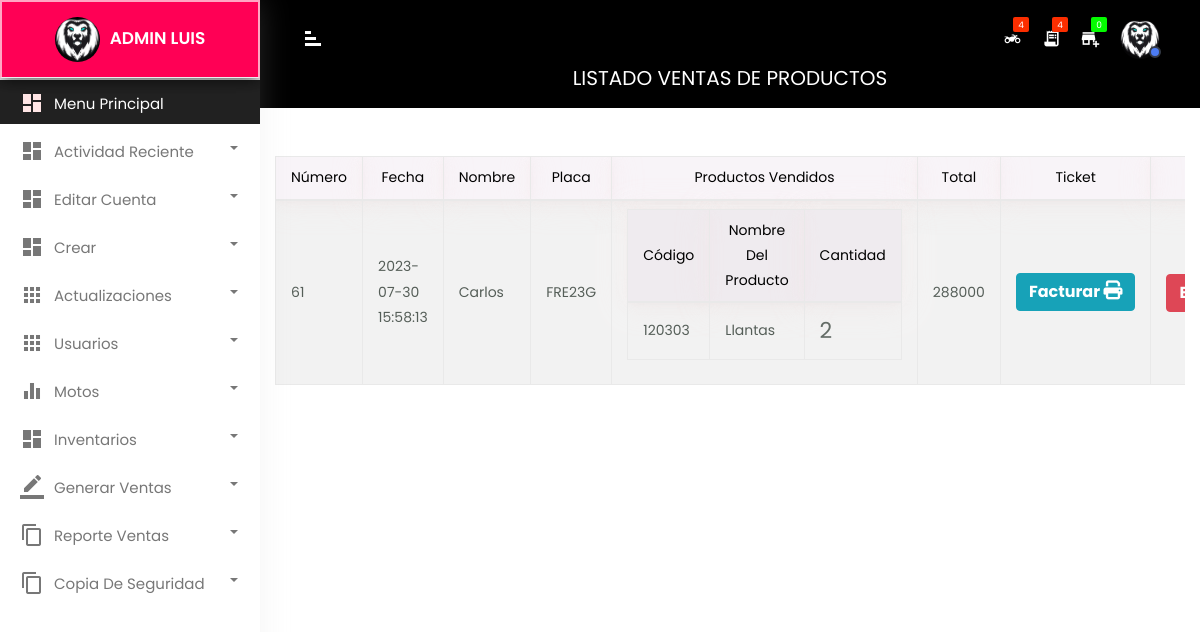
Before: /model/admin/ventas.php (signed in) with the older database file.
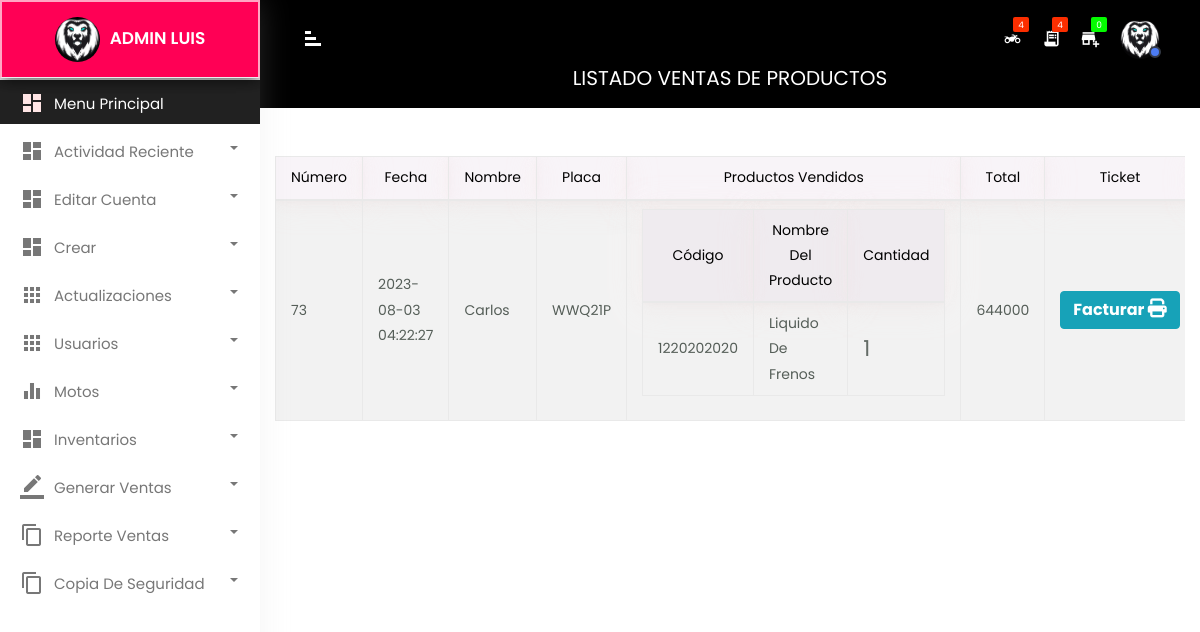
After: the same page with the newer database file.
### tables this page shows
CREATE TABLE `user` (
  `document` int(10) NOT NULL,
  `name` text NOT NULL,
  `surname` text NOT NULL,
  `telephone` varchar(30) NOT NULL,
  `email` varchar(100) NOT NULL,
  `date_user` date NOT NULL,
  `id_type_user` int(2) NOT NULL,
  `id_gender` int(2) NOT NULL,
  `password` varchar(100) NOT NULL,
  `username` varchar(10) NOT NULL,
  `id_state` int(2) NOT NULL,
  `datetime_reg` datetime NOT NULL,
  `confirmacion` int(2) NOT NULL
);

CREATE TABLE `type_user` (
  `id_type_user` int(2) NOT NULL,
  `type_user` text NOT NULL
);

CREATE TABLE `ventas` (
  `id` bigint(20) UNSIGNED NOT NULL,
  `document` int(10) NOT NULL,
  `placa` varchar(6) NOT NULL,
  `fecha` datetime NOT NULL,
  `fecha_fin` datetime NOT NULL,
  `total` decimal(7,0) DEFAULT NULL
);

CREATE TABLE `motorcycles` (
  `placa` varchar(6) NOT NULL,
  `barcode` varchar(255) NOT NULL,
  `km` int(10) NOT NULL,
  `id_modelo` int(3) NOT NULL,
  `id_marca` int(5) UNSIGNED NOT NULL,
  `id_color` int(3) NOT NULL,
  `id_carroceria` int(3) NOT NULL,
  `document` int(10) NOT NULL,
  `id_cilindraje` int(3) NOT NULL,
  `id_combustible` int(3) NOT NULL,
  `id_servicio_moto` int(3) NOT NULL
);

### model/admin/ventas.php (the view, shortened to what this page needs)
<?php
$db = new Database();
$connection = $db->conectar();
$sentencia = $connection->query("SELECT ventas.total, ventas.fecha, ventas.id,user.name,motorcycles.placa,GROUP_CONCAT(	productos.codigo, '..',  productos.name_pro, '..', productos_vendidos.existencia SEPARATOR '__') AS productos FROM ventas INNER JOIN productos_vendidos ON productos_vendidos.id_venta = ventas.id INNER JOIN productos ON productos.id = productos_vendidos.id_producto INNER JOIN user ON user.document=ventas.document INNER JOIN motorcycles ON  motorcycles.placa=ventas.placa GROUP BY ventas.id ORDER BY ventas.id;");
$ventas = $sentencia->fetchAll(PDO::FETCH_OBJ);
$sql = $connection->prepare("SELECT * FROM user,type_user WHERE  username ='" . $_SESSION['usuario'] . "' AND user.id_type_user = type_user.id_type_user");
$sql->execute();
$usua = $sql->fetch(PDO::FETCH_ASSOC);
?>
<!doctype html>
<html lang="en">
<head>
    <link rel="stylesheet" href="bootstrap/css/bootstrap.min.css">
    <link rel="stylesheet" href="main.css">
    <link rel="stylesheet" type="text/css" href="datatables/datatables.min.css" />
    <link rel="stylesheet" type="text/css" href="datatables/DataTables-1.10.18/css/dataTables.bootstrap4.min.css">
    <link rel="stylesheet" href="../../controller/css/custom.css">
    <link rel="stylesheet" href="../../controller/CSS/bootstrap.min.css">
    <link rel="stylesheet" href="../../controller/CSS/custom.css">
    <link rel="stylesheet" href="https://use.fontawesome.com/releases/v5.8.2/css/all.css">
</head>
<body>
    <div class="wrapper">
        <?php
        require_once('menu.php');
        ?>
        <div class="xp-breadcrumbbar text-center">
            <h2 class="page-title"><span>LISTADO VENTAS DE PRODUCTOS </span></h2>
        </div>
    </div>
    </div>
    <div class="container mt-4">
        <div class="row">
            <div class="col-lg-12">
                <div class="table-responsive">
                    <table id="example" class="table table-striped table-bordered" cellspacing="0" width="100%">
                        <thead>
                            <tr>
                                <th>Número</th>
                                <th>Fecha</th>
                                <th>Nombre</th>
                                <th>Placa</th>
                                <th>Productos vendidos</th>
                                <th>Total</th>
                                <th>Ticket</th>
                                <th>Eliminar</th>
                            </tr>
                        </thead>
                        <tbody>
                            <?php foreach ($ventas as $venta) { ?>
                                <tr>
                                    <td><?php echo $venta->id ?></td>
                                    <td><?php echo $venta->fecha ?></td>
                                    <td><?php echo $venta->name ?></td>
                                    <td><?php echo $venta->placa ?></td>
                                    <td>
                                        <table class="table table-bordered">
                                            <thead>
                                                <tr>
                                                    <th>Código</th>
                                                    <th>Nombre del producto</th>
                                                    <th>Cantidad</th>
                                                </tr>
                                            </thead>
                                            <tbody>
                                                <?php foreach (explode("__", $venta->productos) as $productosConcatenados) {
                                                    $producto = explode("..", $productosConcatenados)
                                                ?>
                                                    <tr>
                                                        <td><?php echo $producto[0] ?></td>
                                                        <td><?php echo $producto[1] ?></td>
                                                        <td><?php echo $producto[2] ?></td>
                                                    </tr>
                                                <?php } ?>
                                            </tbody>
                                        </table>
                                    </td>
                                    <td><?php echo $venta->total ?></td>
                                    <td><a class="btn btn-info" href="<?php echo "imprimirTicket.php?id=" . $venta->id ?>" style="color:white;">Facturar <i class="fa fa-print"></i></a></td>
                                    <td><a class="btn btn-danger" href="<?php echo "eliminarVenta.php?id=" . $venta->id ?>" style="color:white;">Eliminar <i class="fa fa-trash"></i></a></td>
                                </tr>
                            <?php } ?>
                        </tbody>
                    </table>
                </div>
            </div>
        </div>
    </div>
    </div>
    <?php
    require_once('formularios_crear.php');
    ?>
</body>
</html>

### model/admin/menu.php (shortened to what this page needs)
<div id="sidebar">
    <div class="sidebar-header">
        <h3><img src="../../controller/image/favicon.png" class="img-fluid" /><span><?php echo $usua['type_user'] ?> <span><?php echo $usua['name'] ?></span></h3>
    </div>
    <ul class="list-unstyled component">
        <li class="active">
            <a href="index.php" class="dashboard"><i class="material-icons">dashboard</i>Menu Principal </a>
        </li>
        <li class="dropdown">
            <a href="#homeSubmen15" data-toggle="collapse" class="dropdown-toggle">
                <i class="material-icons">dashboard</i>Actividad Reciente
            </a>
        </li>
        <li class="dropdown">
            <a href="#homeSubmen20" data-toggle="collapse" class="dropdown-toggle">
                <i class="material-icons">dashboard</i>Editar Cuenta
            </a>
        </li>
        <li class="dropdown">
            <a href="#homeSubmen11" data-toggle="collapse" class="dropdown-toggle">
                <i class="material-icons">dashboard</i>Crear
            </a>
        </li>
        <li class="dropdown">
            <a href="#homeSubmenu25" data-toggle="collapse" aria-expanded="false" class="dropdown-toggle">
                <i class="material-icons">apps</i>Actualizaciones
            </a>
        </li>
        <li class="dropdown">
            <a href="#homeSubmenu2" data-toggle="collapse" aria-expanded="false" class="dropdown-toggle">
                <i class="material-icons">apps</i>Usuarios
            </a>
        </li>
        <li class="dropdown">
            <a href="#homeSubmenu4" data-toggle="collapse" aria-expanded="false" class="dropdown-toggle">
                <i class="material-icons">equalizer</i>Motos
            </a>
        </li>
        <li class="dropdown">
            <a href="#homeSubmen17" data-toggle="collapse" class="dropdown-toggle">
                <i class="material-icons">dashboard</i>Inventarios
            </a>
        </li>
        <li class="dropdown">
            <a href="#homeSubmenu5" data-toggle="collapse" aria-expanded="false" class="dropdown-toggle">
                <i class="material-icons">border_color</i>Generar Ventas
            </a>
        </li>
        <li class="dropdown">
            <a href="#homeSubmenu7" data-toggle="collapse" class="dropdown-toggle">
                <i class="material-icons">content_copy</i>Reporte Ventas
            </a>
        </li>
        <li class="dropdown">
            <a href="#homeSubmenu15" data-toggle="collapse" class="dropdown-toggle">
                <i class="material-icons">content_copy</i>Copia de seguridad
            </a>
        </li>
    </ul>
</div>
<div id="content">
    <div class="top-navbar">
        <div class="xd-topbar">
            <div class="row">
                <div class="col-2 col-md-1 col-lg-1 order-2 order-md-1 align-self-center">
                    <div class="xp-menubar">
                        <span class="material-icons text-white">signal_cellular_alt</span>
                    </div>
                </div>
                <div class="col-md-5 col-lg-3 order-3 order-md-2">
                </div>
                <div class="col-10 col-md-6 col-lg-8 order-1 order-md-3">
                    <div class="xp-profilebar text-right">
                        <nav class="navbar p-0">
                            <ul class="nav navbar-nav flex-row ml-auto">
                                <li class="dropdown nav-item active">
                                    <a class="nav-link" href="#" data-toggle="dropdown">
                                        <span class="material-icons">
                                            <span class="material-symbols-sharp">
                                            </span>
                                        </span>
                                        </span> <span class="notification">4</span>
                                    </a>
                                </li>
                                <li class="dropdown nav-item active">
                                    <a class="nav-link" href="#" data-toggle="dropdown">
                                        <span class="material-icons">
                                            <span class="material-symbols-sharp">
                                            </span>
                                        </span>
                                        </span> <span class="notification">4</span>
                                    </a>
                                </li>
                                <li class="dropdown nav-item active">
                                    <a class="nav-link" href="#" data-toggle="dropdown">
                                        <span class="material-icons">add_business</span>
                                        <?php
                                        $consulta = "SELECT COUNT(*) AS conteo FROM productos WHERE cantidad <= 5";
                                        try {
                                            $resultado = $connection->query($consulta);
                                            $conteo = $resultado->fetch(PDO::FETCH_ASSOC)['conteo'];
                                            if ($conteo) {
                                                echo '<span class="notification vencido">' . $conteo . '</span>';
                                            } else {
                                                echo '<span class="notification-green">' . $conteo . '</span>';
                                            }
                                        } catch (PDOException $e) {
                                            echo "Error en la consulta: " . $e->getMessage();
                                        }
                                        ?>
                                    </a>
                                </li>
                                <li class="dropdown nav-item">
                                    <a class="nav-link" href="#" data-toggle="dropdown">
                                        <img src="../../controller/image/favicon.png" style="width:40px; border-radius:50%;" />
                                        <span class="xp-user-live"></span>
                                    </a>
                                </li>
                            </ul>
                        </nav>
                    </div>
                </div>
            </div>

### model/admin/formularios_crear.php (shortened to what this page needs)
</div>

### model/admin/main.css (style rules this page uses)
table th { background-color: #e8dde952 !important; color: rgb(0, 0, 0); border: 4px #000000; font-size: bold; box-shadow: 0 1px 10px 0 rgba(247, 232, 232, 0.35), 0 2px 30px 0 rgba(247, 232, 232, 0.35); }
table>tbody>tr>td { vertical-align: middle !important; }

Changed rows visible on the page:
removed ventas: id "61", fecha "2023-07-30 15:58:13", document.name "Carlos", placa.placa "FRE23G", producto "120303", producto "Llantas", producto "2", total "288000"
added ventas: id "73", fecha "2023-08-03 04:22:27", document.name "Carlos", placa.placa "WWQ21P", producto "1220202020", producto "Liquido De Frenos", producto "1", total "644000"
